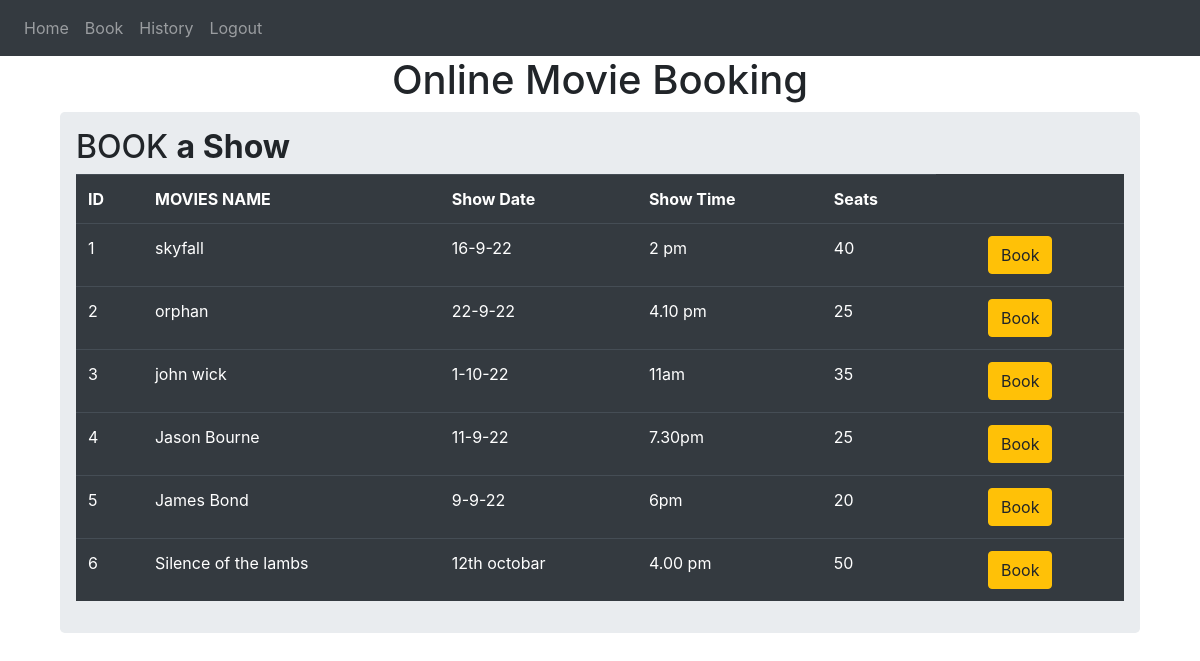
The page /movie_show (signed in) on the database as committed earlier.
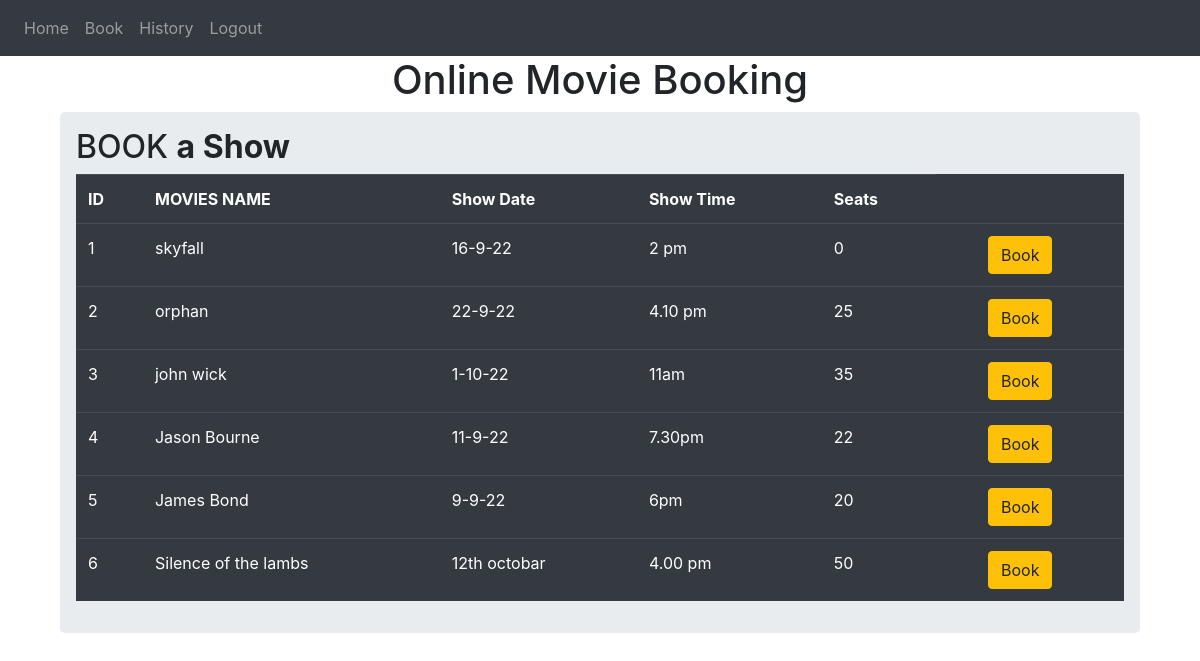
The same page on the database as committed later.
### website/models.py (models this page shows)
class AddShow(db.Model):
    show_id = db.Column(db.Integer,primary_key=True)
    movies_name = db.Column(db.Text)
    show_date = db.Column(db.Text)
    show_time = db.Column(db.Text)
    seats = db.Column(db.Integer)

### website/views.py (the view)
@views.route('/movie_show',methods = ['GET','POST'])
@login_required
def movie_show():
    all_data = AddShow.query.all()
    return render_template("movie_show.html",shows = all_data,user=current_user)

### website/__init__.py (called while the page is built)
def create_app():
    app = Flask(__name__)
    app.config['SECRET_KEY'] = 'anika is a good girl'
    app.config['SQLALCHEMY_DATABASE_URI'] = f'sqlite:///{DB_NAME}'
    db.init_app(app)
    from .views import views
    from .auth import auth
    app.register_blueprint(views, url_prefix='/')
    app.register_blueprint(auth, url_prefix='/')
    from .models import User, AddMovie , BookMovieShow, AddShow
    create_database(app)
    login_manager = LoginManager()
    login_manager.login_view = 'auth.login'
    login_manager.init_app(app)
    @login_manager.user_loader
    def load_user(id):
        return User.query.get(int(id))
    return app

### website/templates/movie_show.html (shortened to what this page needs)
{% extends "base.html" %} {% block title %}BOOK MANAGE{% endblock %}
{% block content %}
<h1 align="center">Online Movie Booking </h1>
<div class ="container">
    <div class="row">
        <div class ="col md-12">
            <div class="jumbotron p-3 ">
                <h2>
                    BOOK
                    <b>a Show</b>
                </h2>
                <table class="table table-hover table-dark">
                    <tr>
                        <th>ID</th>
                        <th>MOVIES NAME</th>
                        <th>Show Date</th>
                        <th>Show Time</th>
                        <th> Seats </th>
                    </tr>
                    {% for row in shows %}
                    <tr>
                        <td>{{row.show_id}}</td>
                        <td>{{row.movies_name}}</td>
                        <td>{{row.show_date}}</td>
                        <td>{{row.show_time}}</td>
                        <td>{{row.seats}}</td>
                        <td></td>
                        <td>
                            <a href="/book/{{row.show_id}}" class ="btn btn-warning btn-xs" data-toggle="modal" data-target="#modaledit{{row.show_id}}">Book </a>
                        </td>
                    </tr>
                    {% endfor %}
                </table>
            </div>
        </div>
    </div>
</div>
{% endblock %}

Rows that differ between the two databases and show on the page:
changed AddShow "skyfall": seats "40" → "0"
changed AddShow "Jason Bourne": seats "25" → "22"
